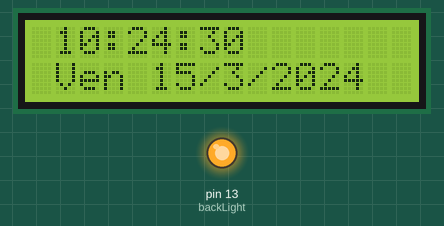
Recording of a sketch running on a simulated Arduino Uno, built with avr-gcc and run on an emulated ATmega328P. Shown: 16×2 character LCD, output pins drawn as LEDs (lit = HIGH). Wiring (inferred from the names in the program): DS1307 clock at I2C address 0x68. The local clock reads 2024-03-15 10:24:30 at power-on unless the sketch sets it.

Above: at 0.1 s.
At 4.3 s:
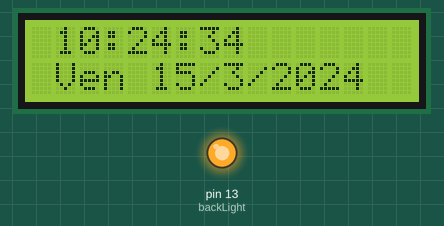
At 9.4 s:
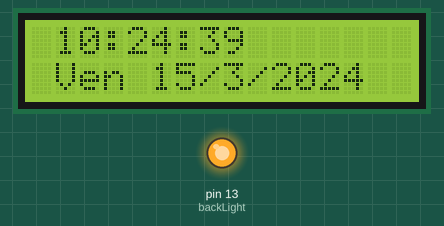
At 18.6 s:
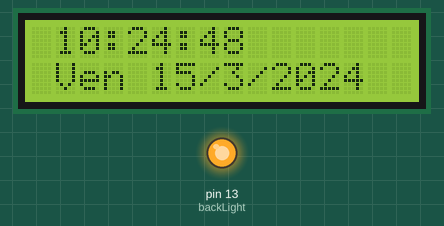
At 27.9 s:
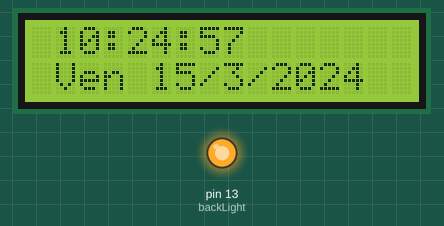
At 38.2 s:
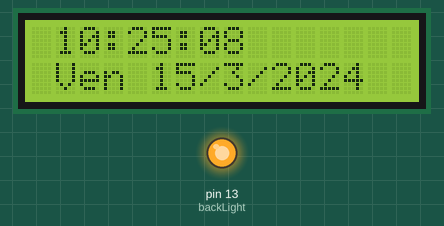

Measured:
- what the display in image 1 shows lasts 1.0 s, from 4.2 s to 5.2 s

The sketch:

orologio_lcd_rtc_I2C.ino
```cpp
#include <Wire.h>
#include <LiquidCrystal_I2C.h>
#define backLight     13

LiquidCrystal_I2C lcd(0x27, 2, 1, 0, 4, 5, 6, 7, 3, POSITIVE);

#define DS1307_I2C_ADDRESS 0x68


// Conversione normali numeri decimali in binario decimale
byte decToBcd(byte val)
{
  return ( (val/10*16) + (val%10) );
}
// Conversione decimale binario a normali numeri decimali
byte bcdToDec(byte val)
{
  return ( (val/16*10) + (val%16) );
}
/*
 1) Imposta la data e l'ora del DS1307
 2) Avvia l'orologio
 3) Imposta la modalità di ora in orologio a 24 ore
 */
//void setDateDs1307(byte second, // 0-59
//byte minute, // 0-59
//byte hour, // 1-23
//byte dayOfWeek, // 1-7
//byte dayOfMonth, // 1-28/29/30/31
//byte month, // 1-12
//byte year) // 0-99
//{
  //Wire.beginTransmission(DS1307_I2C_ADDRESS);
  //Wire.write(0);
  //Wire.write(decToBcd(second)); // 0 to bit 7 avvia l'orologio
  //Wire.write(decToBcd(minute));
  //Wire.write(decToBcd(hour));
  //Wire.write(decToBcd(dayOfWeek));
  //Wire.write(decToBcd(dayOfMonth));
  //Wire.write(decToBcd(month));
  //Wire.write(decToBcd(year));
  //Wire.write(0x10); // invia 0x10 (hex) 00010000 (binario) al registro di controllo - si attiva ad onda quadra
  //Wire.endTransmission();
//}
// Ottiene la data e l'ora dal DS1307
void getDateDs1307(byte *second,
byte *minute,
byte *hour,
byte *dayOfWeek,
byte *dayOfMonth,
byte *month,
byte *year)
{
  // Ripristina il puntatore del registro
  Wire.beginTransmission(DS1307_I2C_ADDRESS);
  Wire.write(0);
  Wire.endTransmission();
  Wire.requestFrom(DS1307_I2C_ADDRESS, 7);
  // Alcuni di questi sono necessari, perché le maschere di alcuni bit sono bit di controllo
  *second = bcdToDec(Wire.read() & 0x7f);
  *minute = bcdToDec(Wire.read());
  *hour = bcdToDec(Wire.read() & 0x3f); // Occorre modificare questo se 12 ore am/pm
  *dayOfWeek = bcdToDec(Wire.read());
  *dayOfMonth = bcdToDec(Wire.read());
  *month = bcdToDec(Wire.read());
  *year = bcdToDec(Wire.read());
}
void setup()
{
  pinMode(backLight, OUTPUT);
  digitalWrite(backLight, HIGH); // attiva la retroilluminazione

  byte second, minute, hour, dayOfWeek, dayOfMonth, month, year;
  Wire.begin();
  Serial.begin(9600);
 /*
 Modificare i successivi valori se si desidera impostare l'orologio.
 Occorre attivare la linea setDateDs1307 una volta quindi rimuovere
 la chiamata.
 */
  second = 0;
  minute = 56;
  hour = 11;
  dayOfWeek = 7;
  dayOfMonth = 21;
  month = 03;
  year = 15;

//  setDateDs1307(second, minute, hour, dayOfWeek, dayOfMonth, month, year);

  lcd.begin(16, 2); // Imposta le dimensioni dell'LCD

}
void loop()
{
  byte second, minute, hour, dayOfWeek, dayOfMonth, month, year;
  getDateDs1307(&second, &minute, &hour, &dayOfWeek, &dayOfMonth, &month, &year);
  lcd.clear(); // Pulisce lo schermo LCD
  lcd.setCursor(0,0);
  lcd.print(" ");
  lcd.print(hour, DEC);
  lcd.print(":");
  if (minute<10)
  {
    lcd.print("0");
  }
  lcd.print(minute, DEC);
  lcd.print(":");
  if (second<10)
  {
    lcd.print("0");
  }
  lcd.print(second, DEC);
  lcd.setCursor(0,1);
  lcd.print(" ");
  switch(dayOfWeek){
  case 1:
    lcd.print("Dom");
    break;
  case 2:
    lcd.print("Lun");
    break;
  case 3:
    lcd.print("Mar");
    break;
  case 4:
    lcd.print("Mer");
    break;
  case 5:
    lcd.print("Gio");
    break;
  case 6:
    lcd.print("Ven");
    break;
  case 7:
    lcd.print("Sab");
    break;
  }
  lcd.print(" ");
  lcd.print(dayOfMonth, DEC);
  lcd.print("/");
  lcd.print(month, DEC);
  lcd.print("/20");
  lcd.print(year, DEC);
  delay(1000);
}
```
